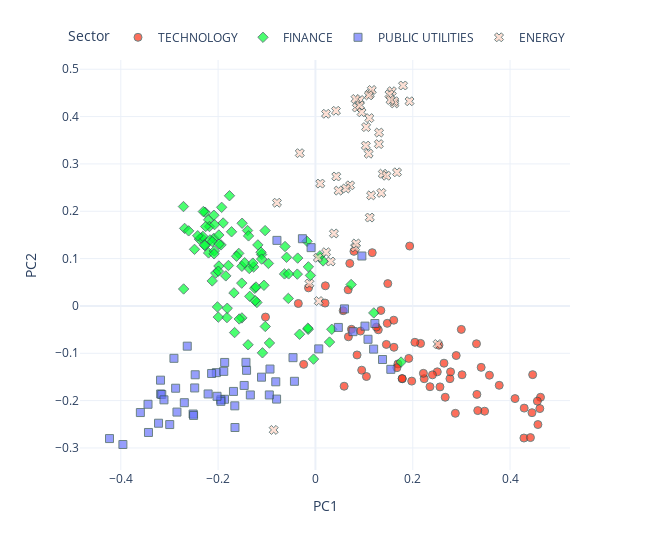

Notebook cell for this chart:
### Code cell
from utils.visualisation_functions import pca_plot_from_embeddings

pca_plot_from_embeddings(
    embedding_matrix=model.embeddings.weight.detach().numpy(),
    sectors=data.sectors,
    tickers=data.tickers,
    industries=data.industries,
    names=data.names,
    dimensions=2,
    reduced=True,
    method="PCA",
    return_df=False,
    rand_state=None,
)

### Figure 1 — Plotly figure (JSON) as saved in the notebook; plotly's stock layout.template omitted (floating-point values rounded to 4 significant figures; data arrays with more than 128 entries replaced by an {"elided": "..."} marker saying what was removed)
{"data": [{"customdata": {"elided": "67x3 str values"}, "hovertemplate": "<b>%{hovertext}</b><br><br>Sector=%{customdata[1]}<br>PC1=%{x}<br>PC2=%{y}<br>ticker=%{customdata[0]}<br>industry=%{customdata[2]}<extra></extra>", "hovertext": ["COMPUTER MANUFACTURING", "EDP SERVICES", "COMPUTER SOFTWARE: PREPACKAGED SOFTWARE", "SEMICONDUCTORS", "EDP SERVICES", "COMPUTER SOFTWARE: PREPACKAGED SOFTWARE", "EDP SERVICES", "SEMICONDUCTORS", "COMPUTER SOFTWARE: PREPACKAGED SOFTWARE", "ELECTRICAL PRODUCTS", "COMPUTER SOFTWARE: PREPACKAGED SOFTWARE", "EDP SERVICES", "COMPUTER SOFTWARE: PREPACKAGED SOFTWARE", "EDP SERVICES", "EDP SERVICES", "RADIO AND TELEVISION BROADCASTING AND COMMUNICATIONS EQUIPMENT", "SEMICONDUCTORS", "COMPUTER COMMUNICATIONS EQUIPMENT", "ELECTRICAL PRODUCTS", "INDUSTRIAL MACHINERY/COMPONENTS", "SEMICONDUCTORS", "COMPUTER COMMUNICATIONS EQUIPMENT", "SEMICONDUCTORS", "INDUSTRIAL MACHINERY/COMPONENTS", "COMPUTER SOFTWARE: PREPACKAGED SOFTWARE", "RADIO AND TELEVISION BROADCASTING AND COMMUNICATIONS EQUIPMENT", "INDUSTRIAL MACHINERY/COMPONENTS", "EDP SERVICES", "COMPUTER MANUFACTURING", "COMPUTER MANUFACTURING", "SEMICONDUCTORS", "SEMICONDUCTORS", "ADVERTISING", "INDUSTRIAL MACHINERY/COMPONENTS", "EDP SERVICES", "PROFESSIONAL SERVICES", "SEMICONDUCTORS", "INDUSTRIAL MACHINERY/COMPONENTS", "SEMICONDUCTORS", "PROFESSIONAL SERVICES", "COMPUTER SOFTWARE: PREPACKAGED SOFTWARE", "RADIO AND TELEVISION BROADCASTING AND COMMUNICATIONS EQUIPMENT", "SEMICONDUCTORS", "SEMICONDUCTORS", "ADVERTISING", "COMPUTER SOFTWARE: PREPACKAGED SOFTWARE", "ELECTRICAL PRODUCTS", "SEMICONDUCTORS", "ELECTRICAL PRODUCTS", "INDUSTRIAL MACHINERY/COMPONENTS", "COMPUTER SOFTWARE: PREPACKAGED SOFTWARE", "EDP SERVICES", "SEMICONDUCTORS", "SEMICONDUCTORS", "INDUSTRIAL MACHINERY/COMPONENTS", "SEMICONDUCTORS", "INDUSTRIAL MACHINERY/COMPONENTS", "COMPUTER SOFTWARE: PREPACKAGED SOFTWARE", "RETAIL: COMPUTER SOFTWARE & PERIPHERAL EQUIPMENT", "SEMICONDUCTORS", "COMPUTER SOFTWARE: PREPACKAGED SOFTWARE", "EDP SERVICES", "ELECTRONIC COMPONENTS", "ADVERTISING", "SEMICONDUCTORS", "COMPUTER PERIPHERAL EQUIPMENT", "EDP SERVICES"], "legendgroup": "TECHNOLOGY", "marker": {"color": "#FD3216", "line": {"color": "DarkSlateGrey", "width": 1}, "opacity": 0.7, "size": 8, "symbol": "circle"}, "mode": "markers", "name": "TECHNOLOGY", "orientation": "v", "showlegend": true, "type": "scatter", "x": [0.2764, 0.1458, 0.2667, 0.4573, -0.02419, 0.2161, 0.1344, 0.429, 0.07404, 0.3013, 0.2354, 0.08552, 0.2044, 0.1785, -0.1026, 0.1696, 0.3318, 0.3477, 0.1614, -0.01426, 0.4465, 0.06776, 0.2998, 0.1167, 0.1674, 0.2505, 0.07915, 0.059, 0.2777, 0.1782, 0.4626, 0.3336, 0.05697, 0.02041, 0.1048, 0.01976, 0.3406, 0.4562, 0.3778, 0.06723, 0.1979, 0.2405, 0.331, 0.4285, 0.09258, 0.2876, 0.1292, 0.2893, 0.3576, 0.07061, 0.2235, 0.1487, 0.1919, 0.4612, 0.1937, 0.4102, -0.03518, 0.256, 0.2642, 0.4451, 0.09506, 0.1477, 0.2539, 0.161, 0.4419, 0.1253, 0.2219], "xaxis": "x", "y": [-0.1537, -0.08126, -0.1929, -0.2505, -0.1234, -0.07918, -0.009559, -0.2159, -0.04939, -0.1454, -0.1707, -0.1035, -0.07679, -0.1538, -0.02352, -0.1225, -0.1869, -0.2223, -0.08733, 0.03817, -0.1451, -0.06518, -0.04957, 0.1125, -0.1305, -0.1392, 0.1153, -0.1696, -0.1393, -0.1535, -0.193, -0.2211, -0.01013, 0.04252, -0.1491, 0.00606, -0.1298, -0.2011, -0.1677, 0.03417, -0.1588, -0.1456, -0.07989, -0.279, -0.05307, -0.2268, -0.05035, -0.1048, -0.1463, 0.08989, -0.1537, 0.04719, -0.1109, -0.2168, 0.1265, -0.1957, 0.005105, -0.171, -0.1209, -0.2255, -0.1357, -0.03675, -0.08294, -0.03011, -0.2781, -0.04465, -0.1424], "yaxis": "y"}, {"customdata": {"elided": "93x3 str values"}, "hovertemplate": "<b>%{hovertext}</b><br><br>Sector=%{customdata[1]}<br>PC1=%{x}<br>PC2=%{y}<br>ticker=%{customdata[0]}<br>industry=%{customdata[2]}<extra></extra>", "hovertext": ["INVESTMENT MANAGERS", "DIVERSIFIED COMMERCIAL SERVICES", "LIFE INSURANCE", "PROPERTY-CASUALTY INSURERS", "ACCIDENT &HEALTH INSURANCE", "PROPERTY-CASUALTY INSURERS", "SPECIALTY INSURERS", "SPECIALTY INSURERS", "MAJOR BANKS", "FINANCE: CONSUMER SERVICES", "MAJOR BANKS", "MAJOR BANKS", "COMMERCIAL BANKS", "COMMERCIAL BANKS", "INVESTMENT MANAGERS", "MAJOR BANKS", "MAJOR BANKS", "MAJOR BANKS", "SPECIALTY INSURERS", "MAJOR BANKS", "MAJOR BANKS", "PROPERTY-CASUALTY INSURERS", "MAJOR BANKS", "MAJOR BANKS", "LIFE INSURANCE", "PROPERTY-CASUALTY INSURERS", "MAJOR BANKS", "PROPERTY-CASUALTY INSURERS", "MAJOR BANKS", "FINANCE: CONSUMER SERVICES", "FINANCE: CONSUMER SERVICES", "INVESTMENT MANAGERS", "MAJOR BANKS", "MAJOR BANKS", "MAJOR BANKS", "MAJOR BANKS", "MAJOR BANKS", "MAJOR BANKS", "MAJOR BANKS", "MAJOR BANKS", "MAJOR BANKS", "MAJOR BANKS", "MAJOR BANKS", "PROPERTY-CASUALTY INSURERS", "PROPERTY-CASUALTY INSURERS", "INVESTMENT MANAGERS", "LIFE INSURANCE", "PROPERTY-CASUALTY INSURERS", "PROPERTY-CASUALTY INSURERS", "PROPERTY-CASUALTY INSURERS", "SPECIALTY INSURERS", "MAJOR BANKS", "MAJOR BANKS", "MAJOR BANKS", "MAJOR BANKS", "PROPERTY-CASUALTY INSURERS", "SAVINGS INSTITUTIONS", "PROPERTY-CASUALTY INSURERS", "MAJOR BANKS", "MAJOR BANKS", "INVESTMENT BANKERS/BROKERS/SERVICE", "PROPERTY-CASUALTY INSURERS", "DIVERSIFIED COMMERCIAL SERVICES", "INVESTMENT BANKERS/BROKERS/SERVICE", "INVESTMENT BANKERS/BROKERS/SERVICE", "FINANCE/INVESTORS SERVICES", "PROPERTY-CASUALTY INSURERS", "MAJOR BANKS", "FINANCE: CONSUMER SERVICES", "MAJOR BANKS", "FINANCE: CONSUMER SERVICES", "MAJOR BANKS", "MAJOR BANKS", "MAJOR BANKS", "MAJOR BANKS", "LIFE INSURANCE", "MAJOR BANKS", "INVESTMENT BANKERS/BROKERS/SERVICE", "MAJOR BANKS", "PROPERTY-CASUALTY INSURERS", "MAJOR BANKS", "MAJOR BANKS", "ACCIDENT &HEALTH INSURANCE", "MAJOR BANKS", "MAJOR BANKS", "MAJOR BANKS", "MAJOR BANKS", "MAJOR BANKS", "MAJOR BANKS", "PROPERTY-CASUALTY INSURERS", "MAJOR BANKS", "MAJOR BANKS", "MAJOR BANKS"], "legendgroup": "FINANCE", "marker": {"color": "#00FE35", "line": {"color": "DarkSlateGrey", "width": 1}, "opacity": 0.7, "size": 8, "symbol": "diamond"}, "mode": "markers", "name": "FINANCE", "orientation": "v", "showlegend": true, "type": "scatter", "x": [-0.01029, -0.01488, -0.01727, -0.1514, -0.209, -0.1247, -0.1384, -0.09452, -0.2385, -0.09658, -0.1767, -0.2689, 0.01569, -0.06251, -0.0593, -0.1576, -0.2196, -0.1396, -0.1031, -0.1106, -0.1034, -0.1662, -0.2485, -0.1941, -0.0326, -0.2709, -0.2196, -0.1984, -0.1512, 0.02897, -0.01547, -0.03644, -0.06354, -0.1223, -0.2268, -0.2178, -0.1985, -0.2077, -0.2167, -0.2074, -0.1058, -0.1119, -0.2268, -0.136, -0.1897, 0.009144, -0.1507, -0.1105, -0.1819, -0.1842, -0.1089, -0.234, -0.127, -0.03726, -0.2119, -0.2122, -0.1675, -0.1813, -0.2256, -0.2087, -0.01453, -0.1511, -0.003907, 0.1199, 0.03357, 0.176, -0.1566, 0.0734, -0.1375, -0.198, -0.05573, -0.1203, -0.2304, -0.1183, -0.2314, -0.228, -0.2083, -0.05513, -0.1239, -0.1996, -0.1788, -0.1455, -0.162, -0.2419, -0.2606, -0.2048, -0.1995, -0.1724, -0.2712, -0.2014, -0.135, -0.1287, -0.1927], "xaxis": "x", "y": [0.06442, -0.04946, 0.1366, 0.04821, 0.1428, 0.03728, -0.08208, -0.07824, 0.1411, 0.08978, 0.2328, 0.1638, 0.09504, 0.1255, 0.1028, 0.111, 0.112, 0.1593, -0.04339, 0.1085, 0.1591, -0.05624, 0.1195, 0.1289, -0.05979, 0.03581, 0.182, 0.08433, 0.08376, -0.07633, -0.04696, 0.1011, 0.06764, 0.03997, 0.1274, 0.1678, 0.1498, 0.1162, 0.1395, 0.1718, 0.04361, 0.1135, 0.1981, 0.07911, 0.1752, 0.1058, 0.1747, 0.099, -0.02464, 0.06349, -0.09903, 0.1434, 0.08237, 0.06719, 0.136, 0.05283, 0.0275, -0.004882, 0.1678, 0.1916, 0.08262, -0.02533, -0.1123, -0.01474, -0.04929, -0.1185, -0.02754, 0.04523, 0.148, 0.1306, 0.01589, 0.007312, 0.1994, 0.1289, 0.1468, 0.1286, 0.11, 0.06768, 0.01118, -0.02361, 0.08542, 0.09129, 0.105, 0.1483, 0.1586, 0.06939, 0.07348, 0.1567, 0.2099, -0.002081, 0.02024, 0.09047, 0.2083], "yaxis": "y"}, {"customdata": {"elided": "57x3 str values"}, "hovertemplate": "<b>%{hovertext}</b><br><br>Sector=%{customdata[1]}<br>PC1=%{x}<br>PC2=%{y}<br>ticker=%{customdata[0]}<br>industry=%{customdata[2]}<extra></extra>", "hovertext": ["ELECTRIC UTILITIES: CENTRAL", "POWER GENERATION", "OIL/GAS TRANSMISSION", "POWER GENERATION", "WATER SUPPLY", "TELECOMMUNICATIONS EQUIPMENT", "ELECTRIC UTILITIES: CENTRAL", "TELECOMMUNICATIONS EQUIPMENT", "TELECOMMUNICATIONS EQUIPMENT", "POWER GENERATION", "ELECTRIC UTILITIES: CENTRAL", "TELECOMMUNICATIONS EQUIPMENT", "WATER SUPPLY", "ELECTRIC UTILITIES: CENTRAL", "ELECTRIC UTILITIES: CENTRAL", "POWER GENERATION", "POWER GENERATION", "ELECTRIC UTILITIES: CENTRAL", "ELECTRIC UTILITIES: CENTRAL", "ELECTRIC UTILITIES: CENTRAL", "POWER GENERATION", "TELECOMMUNICATIONS EQUIPMENT", "ELECTRIC UTILITIES: CENTRAL", "ELECTRIC UTILITIES: CENTRAL", "POWER GENERATION", "ELECTRIC UTILITIES: CENTRAL", "OIL/GAS TRANSMISSION", "POWER GENERATION", "OIL/GAS TRANSMISSION", "OIL/GAS TRANSMISSION", "ELECTRIC UTILITIES: CENTRAL", "OIL & GAS PRODUCTION", "ELECTRIC UTILITIES: CENTRAL", "POWER GENERATION", "POWER GENERATION", "TELECOMMUNICATIONS EQUIPMENT", "ELECTRIC UTILITIES: CENTRAL", "ELECTRIC UTILITIES: CENTRAL", "ELECTRIC UTILITIES: CENTRAL", "TELECOMMUNICATIONS EQUIPMENT", "POWER GENERATION", "OIL/GAS TRANSMISSION", "ELECTRIC UTILITIES: CENTRAL", "OIL/GAS TRANSMISSION", "OIL & GAS PRODUCTION", "TELECOMMUNICATIONS EQUIPMENT", "TELECOMMUNICATIONS EQUIPMENT", "NATURAL GAS DISTRIBUTION", "NATURAL GAS DISTRIBUTION", "TELECOMMUNICATIONS EQUIPMENT", "TELECOMMUNICATIONS EQUIPMENT", "NATURAL GAS DISTRIBUTION", "TELECOMMUNICATIONS EQUIPMENT", "POWER GENERATION", "ENVIRONMENTAL SERVICES", "NATURAL GAS DISTRIBUTION", "WATER SUPPLY"], "legendgroup": "PUBLIC UTILITIES", "marker": {"color": "#6A76FC", "line": {"color": "DarkSlateGrey", "width": 1}, "opacity": 0.7, "size": 8, "symbol": "square"}, "mode": "markers", "name": "PUBLIC UTILITIES", "orientation": "v", "showlegend": true, "type": "scatter", "x": [-0.3225, -0.2206, -0.1685, -0.07985, -0.1108, 0.1196, -0.1865, 0.108, 0.1379, -0.1869, -0.2037, 0.006801, -0.09477, -0.3181, -0.3441, -0.2995, -0.4232, -0.1943, -0.2514, -0.3158, -0.2908, 0.04709, -0.2482, -0.2504, -0.2695, -0.3113, -0.07914, -0.2471, -0.1944, -0.2022, -0.2635, -0.02678, -0.04314, -0.1654, -0.3184, 0.07713, -0.2134, -0.3598, -0.2873, 0.05966, -0.2846, -0.1884, -0.3957, -0.1338, -0.1415, -0.09341, 0.1221, -0.008932, -0.1427, 0.1019, 0.1549, -0.1657, -0.08151, -0.3432, -0.0461, 0.09544, -0.1464], "xaxis": "x", "y": [-0.2478, -0.1859, -0.1806, -0.1968, -0.1505, -0.09117, -0.1194, -0.07042, -0.1131, -0.1972, -0.1409, -0.09075, -0.188, -0.186, -0.2077, -0.2506, -0.2802, -0.1982, -0.2283, -0.187, -0.1107, -0.04543, -0.1732, -0.2313, -0.2044, -0.1984, 0.1385, -0.1454, -0.2015, -0.1909, -0.08498, 0.142, -0.1592, -0.2568, -0.1568, -0.05431, -0.1427, -0.2252, -0.1738, -0.006216, -0.2242, -0.1382, -0.2927, -0.188, -0.136, -0.1333, -0.03716, 0.1232, -0.1191, -0.04267, -0.1339, -0.211, -0.1603, -0.2673, -0.1093, 0.1055, -0.1679], "yaxis": "y"}, {"customdata": {"elided": "46x3 str values"}, "hovertemplate": "<b>%{hovertext}</b><br><br>Sector=%{customdata[1]}<br>PC1=%{x}<br>PC2=%{y}<br>ticker=%{customdata[0]}<br>industry=%{customdata[2]}<extra></extra>", "hovertext": ["INTEGRATED OIL COMPANIES", "OIL & GAS PRODUCTION", "OIL & GAS PRODUCTION", "INDUSTRIAL MACHINERY/COMPONENTS", "INDUSTRIAL MACHINERY/COMPONENTS", "METAL FABRICATIONS", "INTEGRATED OIL COMPANIES", "NATURAL GAS DISTRIBUTION", "INTEGRATED OIL COMPANIES", "INDUSTRIAL MACHINERY/COMPONENTS", "OIL & GAS PRODUCTION", "INTEGRATED OIL COMPANIES", "OIL & GAS PRODUCTION", "INTEGRATED OIL COMPANIES", "OIL & GAS PRODUCTION", "OIL & GAS PRODUCTION", "CONSUMER ELECTRONICS/APPLIANCES", "OIL & GAS PRODUCTION", "OIL & GAS PRODUCTION", "OIL & GAS PRODUCTION", "CONSUMER ELECTRONICS/APPLIANCES", "OILFIELD SERVICES/EQUIPMENT", "INTEGRATED OIL COMPANIES", "OIL & GAS PRODUCTION", "OIL REFINING/MARKETING", "ELECTRIC UTILITIES: CENTRAL", "OIL & GAS PRODUCTION", "OIL & GAS PRODUCTION", "OIL & GAS PRODUCTION", "OIL & GAS PRODUCTION", "OIL & GAS PRODUCTION", "OILFIELD SERVICES/EQUIPMENT", "OIL & GAS PRODUCTION", "CONSUMER ELECTRONICS/APPLIANCES", "OIL & GAS PRODUCTION", "OIL & GAS PRODUCTION", "OIL & GAS PRODUCTION", "OIL & GAS PRODUCTION", "OILFIELD SERVICES/EQUIPMENT", "OIL & GAS PRODUCTION", "OIL & GAS PRODUCTION", "OIL & GAS PRODUCTION", "OIL & GAS PRODUCTION", "INTEGRATED OIL COMPANIES", "METAL FABRICATIONS", "INTEGRATED OIL COMPANIES"], "legendgroup": "ENERGY", "marker": {"color": "#FED4C4", "line": {"color": "DarkSlateGrey", "width": 1}, "opacity": 0.7, "size": 8, "symbol": "x"}, "mode": "markers", "name": "ENERGY", "orientation": "v", "showlegend": true, "type": "scatter", "x": [0.08153, 0.1118, 0.08517, 0.005076, 0.006845, 0.1041, 0.04289, 0.03802, 0.1355, 0.0837, 0.1036, 0.04221, 0.1384, -0.03217, 0.1159, 0.07122, 0.03133, 0.09481, 0.009852, 0.1625, -0.01234, 0.1304, 0.09137, 0.1571, 0.02193, -0.08576, 0.08248, 0.1097, 0.0913, 0.1801, 0.1621, 0.1307, 0.02184, 0.2511, 0.1677, 0.1521, 0.1117, 0.1144, 0.1108, 0.06272, 0.1459, 0.1094, 0.1933, 0.04747, 0.1543, -0.0791], "xaxis": "x", "y": [0.1236, 0.4479, 0.4191, 0.1018, 0.01032, 0.3778, 0.2735, 0.1531, 0.2388, 0.1319, 0.3387, 0.4122, 0.2793, 0.3227, 0.4562, 0.2548, 0.09375, 0.4091, 0.2585, 0.4278, 0.04727, 0.3419, 0.4349, 0.4536, 0.1134, -0.2619, 0.4372, 0.4449, 0.4236, 0.4657, 0.4324, 0.3662, 0.4059, -0.08047, 0.2823, 0.447, 0.1867, 0.2336, 0.3968, 0.2481, 0.275, 0.3216, 0.4323, 0.2437, 0.4351, 0.218], "yaxis": "y"}], "layout": {"height": 550, "legend": {"orientation": "h", "title": {"text": "Sector"}, "tracegroupgap": 0, "x": 1, "xanchor": "right", "y": 1.02, "yanchor": "bottom"}, "margin": {"t": 60}, "width": 650, "xaxis": {"anchor": "y", "domain": [0, 1], "title": {"text": "PC1"}}, "yaxis": {"anchor": "x", "domain": [0, 1], "title": {"text": "PC2"}}}}
